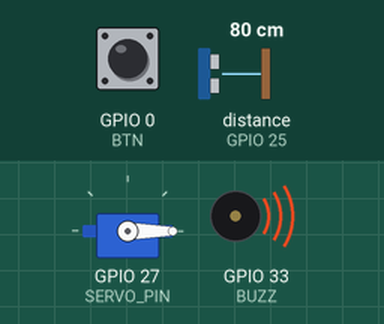
Simulated run of this sketch. Board: ESP32. Shown: servo, buzzer (waves = sounding). Wiring (inferred from the names in the program): ultrasonic range finder: trigger GPIO 26; echo GPIO 25; servo: signal GPIO 27. Inputs (shaded band) come from the test bench; at power-on: GPIO 0 (BTN) HIGH, distance to the obstacle (sensor on GPIO 25) 80 cm. The echo pulse lasts 58.3 µs per cm; nothing arrives over Bluetooth unless stated; servo pulses on a pin are drawn as a servo (544–2400 µs = 0–180°); what the sketch prints to the serial monitor is not drawn.

Above: at 1.6 s.
1.7 s: GPIO 0 (BTN) pulled LOW for 3.2 s
At 4.3 s:
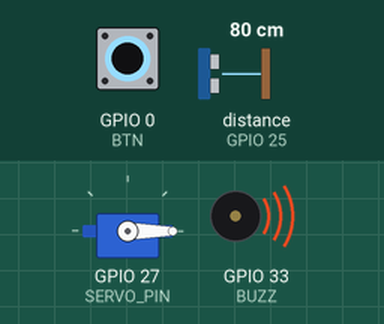
At 5.9 s:
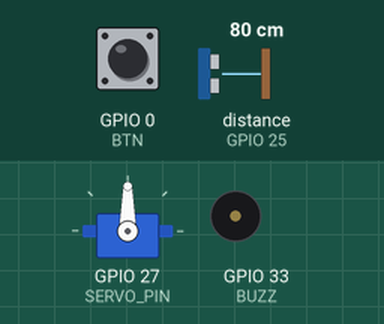
Timing chart, 0 to 7.4 s (numbered marks = the images above; inputs shaded):
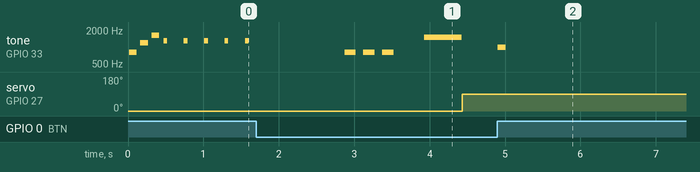

Measured:
- after the input at 1.7 s, servo on GPIO 27 (SERVO_PIN): 0° → 90° after 2.7 s
- by itself, tone on GPIO 33 (BUZZ): plays 800 Hz for 0.15 s, 800 Hz for 0.15 s, 800 Hz for 0.15 s, 1500 Hz for 0.50 s, 1000 Hz for 0.10 s

The sketch:

visen.ino
```cpp
// ESP32 Dual Mode: Obstacle Detector + Water Level Monitor
// With Bluetooth capabilities
#include <BluetoothSerial.h>

#define TRIG 26
#define ECHO 25
#define BUZZ 33
#define BTN 0
#define SERVO_PIN 27

#define MODE_OBSTACLE 0
#define MODE_WATER 1

int mode = MODE_OBSTACLE;
bool enabled = true;
unsigned long lastPress = 0;
unsigned long lastWarningBeep = 0;

BluetoothSerial SerialBT;

void servoWrite(int angle) {
  int pulseWidth = map(angle, 0, 180, 500, 2500);
  digitalWrite(SERVO_PIN, HIGH);
  delayMicroseconds(pulseWidth);
  digitalWrite(SERVO_PIN, LOW);
  delay(15);
}

void setup() {
  Serial.begin(115200);
  pinMode(TRIG, OUTPUT);
  pinMode(ECHO, INPUT);
  pinMode(BTN, INPUT_PULLUP);
  pinMode(BUZZ, OUTPUT);
  pinMode(SERVO_PIN, OUTPUT);
  servoWrite(0);
  SerialBT.begin("ESP32_Assist_Device");
  Serial.println("Bluetooth Started: ESP32_Assist_Device");
  for(int i = 0; i < 3; i++) {
    tone(BUZZ, 800 + i*400);
    delay(100);
    noTone(BUZZ);
    delay(50);
  }
}

void loop() {
  if(digitalRead(BTN) == LOW && millis() - lastPress > 500) {
    lastPress = millis();
    delay(50);
    unsigned long pressStart = millis();
    while(digitalRead(BTN) == LOW && millis() - pressStart < 1000) delay(10);
    if(millis() - pressStart < 1000) {
      enabled = !enabled;
      tone(BUZZ, enabled ? 1500 : 1000);
      delay(100);
      noTone(BUZZ);
      SerialBT.println(enabled ? "Device ON" : "Device OFF");
    } else {
      mode = (mode == MODE_OBSTACLE) ? MODE_WATER : MODE_OBSTACLE;
      playModeBeep();
      SerialBT.println(mode == MODE_OBSTACLE ? "Mode: Obstacle Detection" : "Mode: Water Level");
    }
    delay(300);
  }

  if(!enabled) { noTone(BUZZ); delay(100); return; }

  digitalWrite(TRIG, LOW);
  delayMicroseconds(2);
  digitalWrite(TRIG, HIGH);
  delayMicroseconds(10);
  digitalWrite(TRIG, LOW);

  long dur = pulseIn(ECHO, HIGH, 30000);
  if(dur == 0) { noTone(BUZZ); return; }

  int d = dur * 0.034 / 2;
  SerialBT.print("Distance: ");
  SerialBT.print(d);
  SerialBT.println(" cm");

  if(mode == MODE_OBSTACLE) obstacleMode(d);
  else waterLevelMode(d);

  delay(60);
}

void obstacleMode(int d) {
  if(d < 30) { SerialBT.println("ALERT: Very Close!"); tone(BUZZ, 2500); }
  else if(d < 100) { SerialBT.println("WARNING: Close"); tone(BUZZ, map(d,30,100,2000,1000)); delay(50); noTone(BUZZ); delay(map(d,30,100,50,200)); }
  else if(d < 200) { SerialBT.println("CAUTION: Medium"); tone(BUZZ, map(d,100,200,1000,500)); delay(100); noTone(BUZZ); delay(map(d,100,200,200,400)); }
  else if(d < 300) { SerialBT.println("INFO: Far"); tone(BUZZ, map(d,200,300,500,300)); delay(100); noTone(BUZZ); delay(map(d,200,300,400,800)); }
  else noTone(BUZZ);
}

void waterLevelMode(int d) {
  if(d < 50) {
    SerialBT.println("WATER LEVEL: CRITICAL (>50cm high)");
    tone(BUZZ, 2200);
    static unsigned long lastMove = 0;
    static bool servoDirection = true;
    if(millis() - lastMove > 500) { servoWrite(servoDirection ? 180 : 0); servoDirection = !servoDirection; lastMove = millis(); }
  } else if(d >= 50 && d <= 100) {
    SerialBT.println("WATER LEVEL: WARNING (50-100cm)");
    if(millis() - lastWarningBeep > 180000 || lastWarningBeep == 0) { tone(BUZZ, 1500); delay(500); noTone(BUZZ); lastWarningBeep = millis(); }
    else noTone(BUZZ);
    servoWrite(90);
  } else {
    SerialBT.println("WATER LEVEL: SAFE (>100cm)");
    noTone(BUZZ);
    servoWrite(0);
    lastWarningBeep = 0;
  }
}

void playModeBeep() {
  if(mode == MODE_OBSTACLE) {
    for(int i = 0; i < 2; i++) { tone(BUZZ, 2000); delay(100); noTone(BUZZ); delay(100); }
  } else {
    for(int i = 0; i < 3; i++) { tone(BUZZ, 800); delay(150); noTone(BUZZ); delay(100); }
  }
}
```
